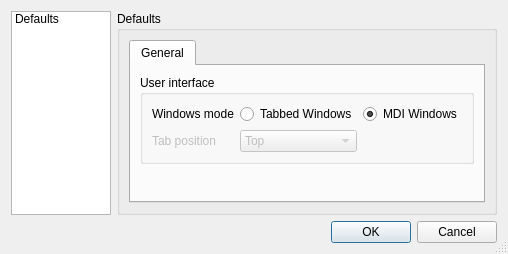
<?xml version="1.0" encoding="UTF-8"?>
<ui version="4.0">
 <class>D_Preferences</class>
 <widget class="QDialog" name="D_Preferences">
  <property name="windowModality">
   <enum>Qt::ApplicationModal</enum>
  </property>
  <property name="geometry">
   <rect>
    <x>0</x>
    <y>0</y>
    <width>497</width>
    <height>254</height>
   </rect>
  </property>
  <property name="windowTitle">
   <string>BulbCalculator - Preferences</string>
  </property>
  <property name="sizeGripEnabled">
   <bool>true</bool>
  </property>
  <layout class="QVBoxLayout" name="verticalLayout">
   <item>
    <layout class="QHBoxLayout" name="horizontalLayout">
     <item>
      <widget class="QListWidget" name="lw_category">
       <property name="enabled">
        <bool>true</bool>
       </property>
       <property name="sizePolicy">
        <sizepolicy hsizetype="Fixed" vsizetype="Expanding">
         <horstretch>0</horstretch>
         <verstretch>0</verstretch>
        </sizepolicy>
       </property>
       <property name="maximumSize">
        <size>
         <width>100</width>
         <height>16777215</height>
        </size>
       </property>
       <property name="horizontalScrollBarPolicy">
        <enum>Qt::ScrollBarAlwaysOff</enum>
       </property>
       <property name="autoScrollMargin">
        <number>16</number>
       </property>
       <property name="editTriggers">
        <set>QAbstractItemView::NoEditTriggers</set>
       </property>
       <property name="showDropIndicator" stdset="0">
        <bool>false</bool>
       </property>
       <property name="iconSize">
        <size>
         <width>32</width>
         <height>32</height>
        </size>
       </property>
       <property name="textElideMode">
        <enum>Qt::ElideRight</enum>
       </property>
       <property name="flow">
        <enum>QListView::TopToBottom</enum>
       </property>
       <property name="resizeMode">
        <enum>QListView::Adjust</enum>
       </property>
       <property name="viewMode">
        <enum>QListView::ListMode</enum>
       </property>
       <item>
        <property name="text">
         <string>Defaults</string>
        </property>
        <property name="icon">
         <iconset resource="../BulbCalculator.qrc">
          <normaloff>:/MainWin/images/default.png</normaloff>:/MainWin/images/default.png</iconset>
        </property>
        <property name="flags">
         <set>ItemIsSelectable|ItemIsEnabled</set>
        </property>
       </item>
      </widget>
     </item>
     <item>
      <widget class="QGroupBox" name="groupBox_2">
       <property name="title">
        <string>Defaults</string>
       </property>
       <layout class="QVBoxLayout" name="verticalLayout_3">
        <item>
         <widget class="QTabWidget" name="tabWidget">
          <property name="currentIndex">
           <number>0</number>
          </property>
          <widget class="QWidget" name="tab_aspect">
           <attribute name="title">
            <string>General</string>
           </attribute>
           <layout class="QVBoxLayout" name="verticalLayout_2">
            <item>
             <widget class="QGroupBox" name="groupBox">
              <property name="title">
               <string>User interface</string>
              </property>
              <layout class="QGridLayout" name="gridLayout">
               <item row="0" column="1">
                <widget class="QRadioButton" name="RB_TabWin">
                 <property name="sizePolicy">
                  <sizepolicy hsizetype="Fixed" vsizetype="Fixed">
                   <horstretch>0</horstretch>
                   <verstretch>0</verstretch>
                  </sizepolicy>
                 </property>
                 <property name="text">
                  <string>Tabbed Windows</string>
                 </property>
                </widget>
               </item>
               <item row="1" column="1">
                <widget class="QComboBox" name="CB_TabPosition">
                 <property name="enabled">
                  <bool>false</bool>
                 </property>
                 <item>
                  <property name="text">
                   <string>Top</string>
                  </property>
                 </item>
                 <item>
                  <property name="text">
                   <string>Bottom</string>
                  </property>
                 </item>
                 <item>
                  <property name="text">
                   <string>Left</string>
                  </property>
                 </item>
                 <item>
                  <property name="text">
                   <string>Right</string>
                  </property>
                 </item>
                </widget>
               </item>
               <item row="0" column="0">
                <widget class="QLabel" name="label_3">
                 <property name="sizePolicy">
                  <sizepolicy hsizetype="Fixed" vsizetype="Preferred">
                   <horstretch>0</horstretch>
                   <verstretch>0</verstretch>
                  </sizepolicy>
                 </property>
                 <property name="text">
                  <string>Windows mode</string>
                 </property>
                </widget>
               </item>
               <item row="1" column="0">
                <widget class="QLabel" name="label_2">
                 <property name="enabled">
                  <bool>false</bool>
                 </property>
                 <property name="text">
                  <string>Tab position</string>
                 </property>
                 <property name="textInteractionFlags">
                  <set>Qt::NoTextInteraction</set>
                 </property>
                </widget>
               </item>
               <item row="0" column="2">
                <widget class="QRadioButton" name="RB_MdiWin">
                 <property name="sizePolicy">
                  <sizepolicy hsizetype="Fixed" vsizetype="Fixed">
                   <horstretch>0</horstretch>
                   <verstretch>0</verstretch>
                  </sizepolicy>
                 </property>
                 <property name="text">
                  <string>MDI Windows</string>
                 </property>
                 <property name="checked">
                  <bool>true</bool>
                 </property>
                </widget>
               </item>
               <item row="0" column="3">
                <spacer name="horizontalSpacer">
                 <property name="orientation">
                  <enum>Qt::Horizontal</enum>
                 </property>
                 <property name="sizeHint" stdset="0">
                  <size>
                   <width>40</width>
                   <height>20</height>
                  </size>
                 </property>
                </spacer>
               </item>
              </layout>
             </widget>
            </item>
            <item>
             <spacer name="verticalSpacer">
              <property name="orientation">
               <enum>Qt::Vertical</enum>
              </property>
              <property name="sizeHint" stdset="0">
               <size>
                <width>20</width>
                <height>41</height>
               </size>
              </property>
             </spacer>
            </item>
           </layout>
          </widget>
         </widget>
        </item>
       </layout>
      </widget>
     </item>
    </layout>
   </item>
   <item>
    <widget class="QDialogButtonBox" name="buttonBox">
     <property name="orientation">
      <enum>Qt::Horizontal</enum>
     </property>
     <property name="standardButtons">
      <set>QDialogButtonBox::Cancel|QDialogButtonBox::Ok</set>
     </property>
     <property name="centerButtons">
      <bool>false</bool>
     </property>
    </widget>
   </item>
  </layout>
 </widget>
 <resources>
  <include location="../BulbCalculator.qrc"/>
 </resources>
 <connections>
  <connection>
   <sender>buttonBox</sender>
   <signal>accepted()</signal>
   <receiver>D_Preferences</receiver>
   <slot>accept()</slot>
   <hints>
    <hint type="sourcelabel">
     <x>248</x>
     <y>222</y>
    </hint>
    <hint type="destinationlabel">
     <x>157</x>
     <y>253</y>
    </hint>
   </hints>
  </connection>
  <connection>
   <sender>buttonBox</sender>
   <signal>rejected()</signal>
   <receiver>D_Preferences</receiver>
   <slot>reject()</slot>
   <hints>
    <hint type="sourcelabel">
     <x>316</x>
     <y>222</y>
    </hint>
    <hint type="destinationlabel">
     <x>286</x>
     <y>253</y>
    </hint>
   </hints>
  </connection>
  <connection>
   <sender>RB_TabWin</sender>
   <signal>toggled(bool)</signal>
   <receiver>CB_TabPosition</receiver>
   <slot>setEnabled(bool)</slot>
   <hints>
    <hint type="sourcelabel">
     <x>285</x>
     <y>95</y>
    </hint>
    <hint type="destinationlabel">
     <x>256</x>
     <y>119</y>
    </hint>
   </hints>
  </connection>
  <connection>
   <sender>RB_TabWin</sender>
   <signal>toggled(bool)</signal>
   <receiver>label_2</receiver>
   <slot>setEnabled(bool)</slot>
   <hints>
    <hint type="sourcelabel">
     <x>303</x>
     <y>96</y>
    </hint>
    <hint type="destinationlabel">
     <x>183</x>
     <y>128</y>
    </hint>
   </hints>
  </connection>
 </connections>
</ui>
